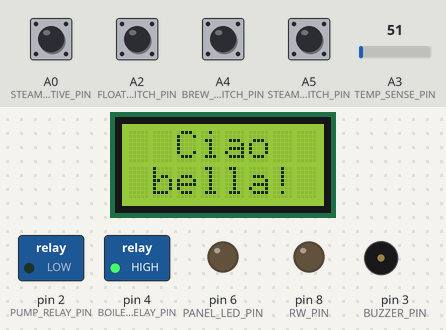
Bench run of a sketch on a simulated Arduino Uno, built with avr-gcc and run on an emulated ATmega328P. On the bench: 8×2 character LCD, switched loads named in the sketch (green lamp = pin HIGH), output pins drawn as LEDs (lit = HIGH), buzzer (waves = sounding, pin HIGH). The inputs (shaded band) are chosen by the test bench; at power-on: A0 (STEAM_ACTIVE_PIN), A2 (FLOAT_SWITCH_PIN), A4 (BREW_SWITCH_PIN), A5 (STEAM_SWITCH_PIN) HIGH, A3 (TEMP_SENSE_PIN) = 51. What the sketch prints to the serial monitor is not drawn.

Above: at 1.2 s.
1.3 s: A4 (BREW_SWITCH_PIN) pulled LOW for 1 s
At 4.4 s:
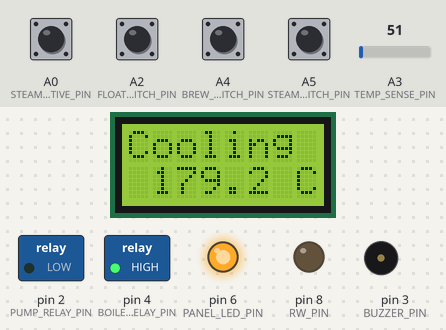
4.8 s: A5 (STEAM_SWITCH_PIN) pulled LOW for 1 s
At 5.6 s:
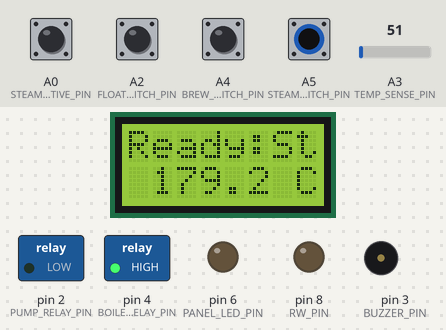
7.3 s: A3 (TEMP_SENSE_PIN) set to 112
At 8.8 s:
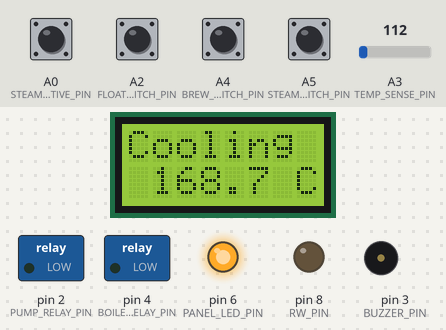
10.3 s: A4 (BREW_SWITCH_PIN) pulled LOW for 0.15 s
At 11.2 s:
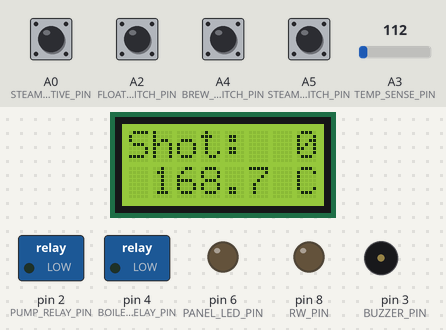
11.9 s: A4 (BREW_SWITCH_PIN) pulled LOW for 0.15 s
At 11.97 s:
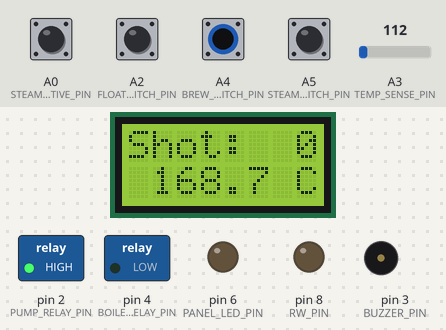
13.5 s: A5 (STEAM_SWITCH_PIN) pulled LOW for 0.15 s
At 14.0 s:
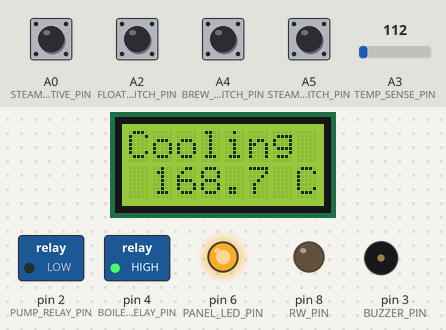
Timing chart, 0 to 16.1 s (numbered marks = the images above; inputs shaded):
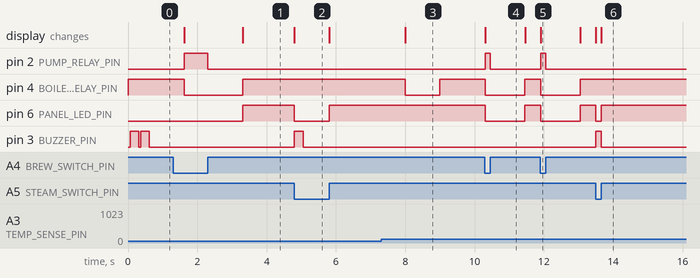

Measured:
- after the input at 1.3 s, pin 2 (PUMP_RELAY_PIN): LOW → HIGH after 0.32 s, → LOW 0.68 s later; pin 4 (BOILER_RELAY_PIN): HIGH → LOW after 0.32 s, → HIGH 1.7 s later; pin 6 (PANEL_LED_PIN): LOW → HIGH after 2.0 s instead of 0.32 s; the display: first differs from a run without the input after 0.32 s (image 1 shows a later state)
- after the input at 4.8 s, pin 6 (PANEL_LED_PIN): HIGH → LOW at once, → HIGH 1.0 s later; pin 3 (BUZZER_PIN): LOW → HIGH at once, → LOW 0.25 s later; the display: changes at once (image 2)
- after the input at 7.3 s, pin 4 (BOILER_RELAY_PIN): HIGH → LOW after 0.70 s, → HIGH 1.0 s later; the display: changes after 0.71 s (image 3)
- after the input at 10.3 s, pin 2 (PUMP_RELAY_PIN): LOW → HIGH at once, → LOW 0.15 s later; pin 4 (BOILER_RELAY_PIN), pin 6 (PANEL_LED_PIN): HIGH → LOW at once, → HIGH 1.2 s later; the display: changes at once (image 4)
- after the input at 11.9 s, pin 2 (PUMP_RELAY_PIN): LOW → HIGH at once, → LOW 0.15 s later; pin 4 (BOILER_RELAY_PIN), pin 6 (PANEL_LED_PIN): HIGH → LOW at once, → HIGH 1.2 s later; the display: first changes at once (image 5 shows a later state)
- after the input at 13.5 s, pin 6 (PANEL_LED_PIN): HIGH → LOW at once, → HIGH 0.15 s later; pin 3 (BUZZER_PIN): LOW → HIGH at once, → LOW 0.15 s later; the display: first changes at once (image 6 shows a later state)
- by itself, pin 3 (BUZZER_PIN): alternates HIGH for 0.25 s and LOW for 0.05 s, 4 changes in all, then stays LOW

The sketch:

Barista_PID_11-22-2015.ino
```cpp
/*
  Aroma PID v0.1
  Arduino code to run on PID controller for Rancilio Silvia.
  Runs on the Atmel ATMega328.

  by Cameron Charles, Seattle Circuit Design
  written: 11/23/2014
*/

// include libraries
#include <PID_v1.h>
#include <LiquidCrystal.h>

// define the pins

  // analog inputs
const int TEMP_SENSE_PIN = A3;

  // digital inputs
const int FLOAT_SWITCH_PIN = A2;
const int BREW_SWITCH_PIN = A4;
const int STEAM_SWITCH_PIN = A5;
const int STEAM_ACTIVE_PIN = A0;  // check wiring, this may actually be A0

  // digital outputs
const int BOILER_RELAY_PIN = 4;
const int PUMP_RELAY_PIN = 2;
const int PANEL_LED_PIN = 6;
const int BUZZER_PIN = 3;

  // display
const int RS_PIN = 7;
const int RW_PIN = 8;
const int EN_PIN = 9;
const int D4_PIN = 10;
const int D5_PIN = 11;
const int D6_PIN = 12;
const int D7_PIN = 13;

// initialize the display
LiquidCrystal lcd(RS_PIN, EN_PIN, D4_PIN, D5_PIN, D6_PIN, D7_PIN);

// messages for LCD user interface
const char MSG_LOCKED_TOP[] = " Enter  ";
const char MSG_LOCKED_BOTTOM[] = " Code:  ";
const char MSG_WELCOME_TOP[] = "  Ciao  ";
const char MSG_WELCOME_BOTTOM[] = " bella! ";
// const char MSG_TMP[] = "       C";
const char MSG_BREW_HEATING[] = "Heat: Br";
const char MSG_STEAM_HEATING[] = "Heat: St";
const char MSG_BREW_COOLING[] = "Cooling ";
const char MSG_BREW_READY[] = "Ready:Br";
const char MSG_STEAM_READY[] = "Ready:St";
const char MSG_BREW_SHOT[] = "Shot: ";
const char MSG_STEAM_ACTIVE[] = "Steaming";
const char MSG_FILL_WATER[] = "Low Wtr!";

// other UI variables
const unsigned long  READY_BEEP_DURATION = 250; // duration of ready beep in milliseconds
const unsigned long  START_BEEP_DURATION = 250; // duration of start beep in milliseconds
const unsigned long  WATER_BEEP_DURATION = 500; // duration of low water beep in milliseconds
const int TANK_RESERVE = 30; // time limit for running the pump after a low water condition is detected during a shot
const int BUTTON_ON = 0;

// temperature set points in Celsius
typedef struct {double minimum; double target; double maximum;} TemperatureSetpoint;
const TemperatureSetpoint BREW_TEMP = {93, 95, 97};
const TemperatureSetpoint STEAM_TEMP = {125, 130, 135};
TemperatureSetpoint setpoint;

// define state variables
enum STATE {WELCOME, BREW_HEATING, BREW_READY, BREW_SHOT, BREW_COOLING, STEAM_HEATING, STEAM_READY, STEAM_ACTIVE, FILL_WATER, SHOT_LOW_WATER};
enum STATE state;             // variable for state machine
int brewButtonState;           // BUTTON_ON for pulling a shot
int steamButtonState;         // BUTTON_ON for steam mode
int steamSwitchState;         // BUTTON_ON when steam valve is open
int floatSwitchState;         // '1' for low water, '0' for adequate water
int boilerInterlock = 0;        // '0' for business as usual, '1' to shut the boiler off due to low water levels
unsigned long startShot;       // absolute start time of the current shot (in milliseconds)
int brewTimer;        // holds the duration of the shot being pulled (in seconds)
unsigned long lowWaterTimeLimit;  // time limit for shutting off the pump when low water is detected during a shot
unsigned long endBeep = 0;    // time in milliseconds to stop the current beep

// PID variables
double targetTemp;          // temperature that we are regulating to
double actualTemp;          // actual boiler temperature
double relayDrive;               // PWM drive level for the boiler

double propTerm;  // added to observe internal PID workings
double intTerm;
double diffTerm;

const double KP = 45;            // proportional gain
const double KI = 0.3;              // integral gain
const double KD = 500;           // derivative gain

PID espressoPid(&actualTemp, &relayDrive, &targetTemp, KP, KI, KD, DIRECT, &propTerm, &intTerm, &diffTerm);
const int WINDOW_SIZE = 1000;     // length (in ms) of PWM interval for SSR
unsigned long windowStartTime;

/*************************** Initialization ***************************/

void setup() {

  // Configure the pins (don't need to configure analog inputs, don't need to configure display pins)
  pinMode(BREW_SWITCH_PIN, INPUT_PULLUP);
  pinMode(STEAM_SWITCH_PIN, INPUT_PULLUP);
  pinMode(STEAM_ACTIVE_PIN, INPUT_PULLUP);
  pinMode(FLOAT_SWITCH_PIN, INPUT_PULLUP);

  pinMode(BOILER_RELAY_PIN, OUTPUT);
  pinMode(PUMP_RELAY_PIN, OUTPUT);
  pinMode(PANEL_LED_PIN, OUTPUT);
  pinMode(BUZZER_PIN, OUTPUT);
  pinMode(RW_PIN, OUTPUT);

  Serial.begin(9600);    // initialize UART for sending temperature logging data

  analogReference(EXTERNAL);  // set the ADC reference to be the 2.5V LDO

  // Initialize relay output pins
  digitalWrite(BOILER_RELAY_PIN, HIGH); // Driving high because Q1 is damaged on this PCBA
  digitalWrite(PUMP_RELAY_PIN, LOW);

  windowStartTime = millis();
  targetTemp = setpoint.target;
  espressoPid.SetTunings(KP, KI, KD);
  espressoPid.SetOutputLimits(0, WINDOW_SIZE);    // tell the PID to range between 0 and the full window size
  espressoPid.SetSampleTime(WINDOW_SIZE);         // tell the PID to update once every Window
  espressoPid.SetMode(AUTOMATIC);                // turn the PID on

  state = WELCOME;

  digitalWrite(RW_PIN, LOW);
  lcd.begin(8, 2);
}

/***************************** Main Loop *****************************/

void loop() {

  targetTemp = setpoint.target;   // update the setpoint in case it changed in the state machine last loop
  unsigned long now = millis();   // used for SSR PWM

  // If the window has expired, evaluate PID variables and print to display and serial port
  if (now - windowStartTime > WINDOW_SIZE && boilerInterlock == 0){ // if the window has expired and we are not pumping cold water into the boiler (in which case we don't want to be accumulating the integral term)
    windowStartTime += WINDOW_SIZE;         // update the current window start time

    actualTemp = readTemp();    // read the temperature

    if (state != BREW_SHOT) {
      espressoPid.Compute();          // calculate the new PID output if there is no cold water entering the tank
    }
    else {
      relayDrive = 1000;              // if there is cold water entering the tank (brew or hot water) then skip the calculations (don't want to accumulate integral term) and use feedforward to put the boiler on full.
    }

    String stringTemp = tempToString(actualTemp);
    displayTemp();        // write the temperature to the display

    // format the temperature and PID variables for output to the serial port
    stringTemp = stringTemp + "," + String(long(propTerm)) + "," + String(long(intTerm)) + "," + String(long(diffTerm)) + "," + String(long(relayDrive));
    Serial.println(stringTemp);
  }

  // SSR PWM
  if (((relayDrive > now - windowStartTime) || (state == BREW_SHOT) || (state == SHOT_LOW_WATER) || (state == STEAM_ACTIVE)) && (boilerInterlock == 0)) {
    digitalWrite(BOILER_RELAY_PIN, LOW); // Driving low because Q1 is damaged on this PCBA
  }
  else {
    digitalWrite(BOILER_RELAY_PIN, HIGH); // Driving high because Q1 is damaged on this PCBA
  }

  // read the switches ('0' for off, '1' for on)
  brewButtonState = digitalRead(BREW_SWITCH_PIN);
  steamButtonState = digitalRead(STEAM_SWITCH_PIN);
  steamSwitchState = digitalRead(STEAM_ACTIVE_PIN);
  floatSwitchState = digitalRead(FLOAT_SWITCH_PIN);

  // state machine
  switch (state){

    case WELCOME:
      solidLED(PANEL_LED_PIN);
      displayTopMsg(MSG_WELCOME_TOP);
      displayBotMsg(MSG_WELCOME_BOTTOM);
      digitalWrite(PUMP_RELAY_PIN, LOW);
      boilerInterlock = 0;

      // Two beeps to signal the beginning of session
      setupBeep();
      delay(50);
      setupBeep();
      delay(1000);  // delay to show the welcome message long enough

      // read the temperature to determine which state we should start in
      actualTemp = readTemp();

      // write temp to display
      displayTemp();

      // set the initial state based on the float and steam switch positions and boiler temperature
      if (floatSwitchState == 0){  // if the water level is low
        state = FILL_WATER;
        endBeep = millis() + WATER_BEEP_DURATION;
      }
      else if (steamButtonState != BUTTON_ON){  // if the water level is high and the switch is in the brew position
        setpoint = BREW_TEMP;
        if (actualTemp < setpoint.minimum){
          state = BREW_HEATING;
        }
        else if (actualTemp > setpoint.maximum){
          state = BREW_COOLING;
        }
        else {
          state = BREW_READY;
        }
      }
      else {                      // otherwise switch must be in the steam position
        setpoint = STEAM_TEMP;
        if (actualTemp < setpoint.minimum){
          state = STEAM_HEATING;
        }
        else {
          state = STEAM_READY;
        }
      }
      break;

    case FILL_WATER:
      loopBeep();
      offLED(PANEL_LED_PIN);
      displayTopMsg(MSG_FILL_WATER);
      digitalWrite(PUMP_RELAY_PIN, LOW);
      boilerInterlock = 1;

      if (floatSwitchState == 1){  // if the water tank has been filled then enter the correct state
        boilerInterlock = 0;      // remove the boiler interlock to allow heating to resume
        if (steamButtonState != BUTTON_ON){  // if the switch is in the brew position
          setpoint = BREW_TEMP;
          if (actualTemp < setpoint.minimum){
            state = BREW_HEATING;
          }
          else if (actualTemp > setpoint.maximum){
            state = BREW_COOLING;
          }
          else {
            state = BREW_READY;
          }
        }
        else {                      // otherwise switch must be in the steam position
          setpoint = STEAM_TEMP;
          if (actualTemp < setpoint.minimum){
            state = STEAM_HEATING;
          }
          else {
            state = STEAM_READY;
          }
        }
      }
      break;

    case BREW_HEATING:
      digitalWrite(BUZZER_PIN, LOW);
      pulseLED(PANEL_LED_PIN);
      displayTopMsg(MSG_BREW_HEATING);
      digitalWrite(PUMP_RELAY_PIN, LOW);
      boilerInterlock = 0;
      setpoint = BREW_TEMP;

      if (steamButtonState == BUTTON_ON){  // if the steam button has been pressed before brew temperature has been reached
        state = STEAM_HEATING;
      }
      else if (actualTemp > setpoint.minimum){  // if the brew temperature has been reached
        state = BREW_READY;
        endBeep = millis() + READY_BEEP_DURATION;
      }
      else if (brewButtonState == BUTTON_ON){ // if the brew button has been pressed
        state = BREW_SHOT;
        brewTimer = -1;
        startShot = millis();
        // updateTimer();
        // digitalWrite(PUMP_RELAY_PIN, HIGH);
      }
      break;

    case BREW_READY:
      loopBeep();
      solidLED(PANEL_LED_PIN);
      displayTopMsg(MSG_BREW_READY);
      digitalWrite(PUMP_RELAY_PIN, LOW);
      boilerInterlock = 0;
      setpoint = BREW_TEMP;

      if (actualTemp < setpoint.minimum){ // if we have dropped out of range due to a transient condition (undershoot when cooling from steam)
        state = BREW_HEATING;
      }
      else if (actualTemp > setpoint.maximum){  // if we have risen out of range due to a transient condition (bounce when cooling from steam with hot water flush)
        state = BREW_COOLING;
      }

      if (steamButtonState == BUTTON_ON){    // if the steam button has been pressed
        state = STEAM_HEATING;
      }
      else if (brewButtonState == BUTTON_ON){ // if the brew button has been pressed
        state = BREW_SHOT;
        brewTimer = -1;
        startShot = millis();
      }
      break;

    case BREW_SHOT:
      digitalWrite(BUZZER_PIN, LOW);
      solidLED(PANEL_LED_PIN);
      displayTopMsg(MSG_BREW_SHOT);
      digitalWrite(PUMP_RELAY_PIN, HIGH);
      boilerInterlock = 0;
      setpoint = BREW_TEMP;

      updateTimer();
      // displayTimer();

      if (floatSwitchState == 0){  // if the water level has dropped below the threshold as a result of the shot
        state = SHOT_LOW_WATER;
        lowWaterTimeLimit = brewTimer + TANK_RESERVE; // allow the pump to run for a set time before shutting it down
      }
      else if (brewButtonState != BUTTON_ON){  // if the brew button has been released
        digitalWrite(PUMP_RELAY_PIN, LOW);
        delay(1000); // delay to give user a chance to see how long the shot took
        if (actualTemp < setpoint.minimum){ // if the temperature has dropped below the lower threshold
          state = BREW_HEATING;
        }
        else if (actualTemp > setpoint.maximum){
          state = BREW_COOLING;
        }
        else {
          state = BREW_READY;
        }
      }
      break;

    case SHOT_LOW_WATER:
      digitalWrite(BUZZER_PIN, LOW);
      solidLED(PANEL_LED_PIN);
      displayTopMsg(MSG_BREW_SHOT);
      digitalWrite(PUMP_RELAY_PIN, HIGH);
      boilerInterlock = 0;
      setpoint = BREW_TEMP;

      updateTimer();
      // displayTimer();

      if (brewTimer > lowWaterTimeLimit || brewButtonState != BUTTON_ON){ // if we run past the limit set for the pump or the shot finishes normally
        state = FILL_WATER;
        endBeep = millis() + WATER_BEEP_DURATION;
      }
      break;

    case STEAM_HEATING:
      digitalWrite(BUZZER_PIN, LOW);
      pulseLED(PANEL_LED_PIN);
      displayTopMsg(MSG_STEAM_HEATING);
      digitalWrite(PUMP_RELAY_PIN, LOW);
      boilerInterlock = 0;
      setpoint = STEAM_TEMP;

      if (steamButtonState != BUTTON_ON){    // if the steam button has been released before steam temperature has been reached
        setpoint = BREW_TEMP;
        if (actualTemp > setpoint.maximum){  // if the temperature has risen above the acceptable brewing temperature
          state = BREW_COOLING;
        }
        else if (actualTemp < setpoint.minimum){  // if the temperature is below the acceptable brewing temperature
          state = BREW_HEATING;
        }
        else {    // otherwise we must be ready to brew
          state = BREW_READY;
          endBeep = millis() + READY_BEEP_DURATION;
        }
      }
      else if (actualTemp > setpoint.minimum){  // if we have reached the steam temperature
        state = STEAM_READY;
        endBeep = millis() + READY_BEEP_DURATION;
      }
      else if (steamSwitchState == BUTTON_ON){   // operator decided to start steaming before steam temperature reached
        state = STEAM_ACTIVE;
      }
      break;

    case STEAM_READY:
      loopBeep();
      solidLED(PANEL_LED_PIN);
      displayTopMsg(MSG_STEAM_READY);
      digitalWrite(PUMP_RELAY_PIN, LOW);
      boilerInterlock = 0;
      setpoint = STEAM_TEMP;

      if (steamButtonState != BUTTON_ON){    // if the steam button has been released
        state = BREW_COOLING;
      }
      else if (steamSwitchState == BUTTON_ON){   // user started steaming
        state = STEAM_ACTIVE;
      }
      break;

    case STEAM_ACTIVE:
      digitalWrite(BUZZER_PIN, LOW);
      solidLED(PANEL_LED_PIN);
      displayTopMsg(MSG_STEAM_ACTIVE);
      digitalWrite(PUMP_RELAY_PIN, LOW);
      boilerInterlock = 0;
      setpoint = STEAM_TEMP;

      if (steamSwitchState != BUTTON_ON){   // user finished steaming
        if (actualTemp < setpoint.minimum){  // if we dropped below the steam temperature
          state = STEAM_HEATING;
        }
        else if (actualTemp >= setpoint.minimum){  // if we stayed above steam temperature
          state = STEAM_READY;
        }
      }
      break;

    case BREW_COOLING:
      digitalWrite(BUZZER_PIN, LOW);
      offLED(PANEL_LED_PIN);
      displayTopMsg(MSG_BREW_COOLING);
      digitalWrite(PUMP_RELAY_PIN, LOW);
      boilerInterlock = 0;
      setpoint = BREW_TEMP;

      if (steamButtonState == BUTTON_ON){    // if the steam button has been pressed again before brew temperature has been reached
        setpoint = STEAM_TEMP;
        if (actualTemp > setpoint.minimum){ // if we never dropped below the acceptable steaming range
          state = STEAM_READY;
          endBeep = millis() + READY_BEEP_DURATION;
        }
        else {        // otherwise we must be heating to steam
          state = STEAM_HEATING;
        }
      }
      else if (brewButtonState == BUTTON_ON){ // if the brew button has been pressed
        state = BREW_SHOT;
        brewTimer = -1;
        startShot = millis();
      }
      else if (actualTemp < setpoint.maximum){  // if we have cooled to the acceptable brewing temperature
        state = BREW_READY;
        endBeep = millis() + READY_BEEP_DURATION;
      }
      break;

    default:
      state = STEAM_HEATING;  // in an error case, assign state to "heating to steam" since all other cases can be reached from here
  }
}

/***************************** Functions *****************************/

// Sound a tone on the buzzer while in setup
void setupBeep(){
  digitalWrite(BUZZER_PIN, HIGH);
  delay(START_BEEP_DURATION);
  digitalWrite(BUZZER_PIN, LOW);
}

// Sound a tone on the buzzer while in the main loop
void loopBeep(){
  unsigned long time_now = millis();
  if (time_now < ::endBeep){
    digitalWrite(BUZZER_PIN, HIGH);
  }
  else {
    digitalWrite(BUZZER_PIN, LOW);
  }
}

// Update the shot timer
void updateTimer(){
  unsigned long shotTime = millis() - startShot;
  if ((shotTime - (brewTimer * 1000)) > 1000){
    brewTimer = brewTimer + 1;
    String shotTimeString = String(brewTimer % 100);
    if (brewTimer < 10){
      shotTimeString = " " + shotTimeString;
    }
    lcd.setCursor(6, 0);
    lcd.print(shotTimeString);
  }
}

// Read the value of a panel switch
int readSwitch(int switch_name) {
  int count;
  int switch_state;
  count = analogRead(switch_name);  // read the ADC value
  if(count > 820){
    switch_state = 0; // assign '0' for the switch being off (analog value > 4V)
  }
  else {
    switch_state = 1; // assign '1' for the switch being on (analog value < 4V because of LED current flow)
  }
  return switch_state;
}

// Read the temperature and return it in ADC counts
double readTemp(){
  int count;
  double celsius;

  count = analogRead(TEMP_SENSE_PIN); // read a second time for the legitimate input value

  if (count > 573) // Low temp range
  {
    celsius = 10.0 + ((float)(1023 - count)) * 0.1775;
  }
  else if (count < 514) // High temp range
  {
    celsius = 100.2 + ((float)(513 - count)) * 0.1709;
  }
  else // Mid temp range (brewing)
  {
    celsius = 89.9 + ((float)(573 - count)) * 0.1729;
  }
  return celsius;
}

// Convert the temperature from a double to a String, rounding to one decimal place
String tempToString(double doubleTemp){
  int intTemp = int(doubleTemp + 0.05);
  int fracTemp = int((doubleTemp + 0.05)*10.0) - intTemp*10;
  String stringTemp = String(intTemp);
  stringTemp = stringTemp + "." + fracTemp + " ";
  if (intTemp < 100) {
    stringTemp = " " + stringTemp;
  }
  return stringTemp;
}

// display a message to the top row of the LCD
void displayTopMsg(const char message[]){
  lcd.setCursor(0, 0);
  lcd.print(message);
}

// display a message to the bottom row of the LCD
void displayBotMsg(const char message[]){
  lcd.setCursor(0, 1);
  lcd.print(message);
}

// display the temperature on the LCD
void displayTemp(){
  int intTemp = int(actualTemp + 0.05);
  int fracTemp = int((actualTemp + 0.05)*10.0) - intTemp*10;
  String stringTemp = String(intTemp);
  stringTemp = stringTemp + "." + fracTemp + " C";
  if (intTemp < 100) {
    stringTemp = " " + stringTemp;
  }

  lcd.setCursor(1, 1);
  lcd.print(stringTemp);
}

// display the brew timer on the LCD
void displayTimer(){
  if (brewTimer < 10){
    lcd.setCursor(7, 0);
  }
  else {
    lcd.setCursor(6, 0);
  }
  lcd.print(brewTimer % 100);
}

// use PWM to pulse the LED
void pulseLED(int pin){
  unsigned long pulseTime = millis()%1000;
  if (pulseTime > 510){
    analogWrite(pin, 255);
  }
  else if (pulseTime > 255){
    analogWrite(pin, pulseTime - 255);
  }
  else {
    analogWrite(pin, 255 - pulseTime);
  }
}

// drive the LED solidly on
void solidLED(int pin){
  analogWrite(pin, 0);
}

// turn the LED off
void offLED(int pin){
  analogWrite(pin, 255);
}
```

Source omitted: PID_v1.cpp (7291 bytes), PID_v1.h (3531 bytes)
